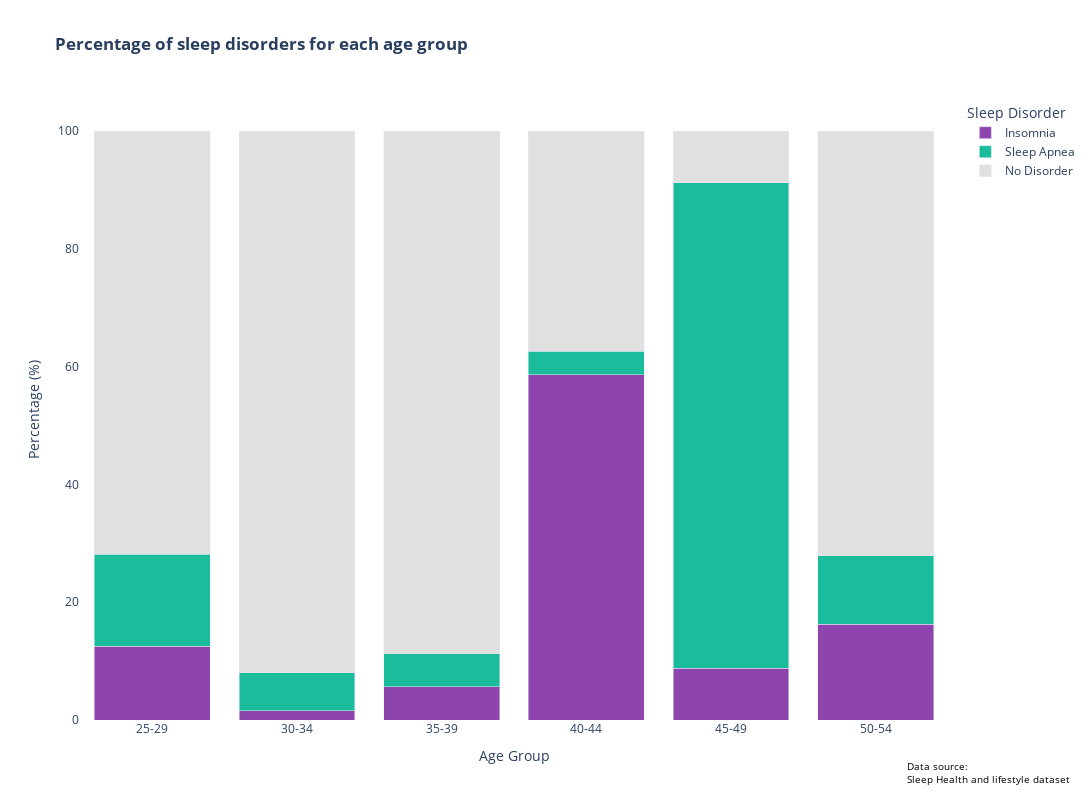

Notebook code cell kept with this figure:
### Code cell
fig = px.bar(melted_df, x='Age Group', y='Percentage', color='Sleep Disorder', text=None,
             title='<b>Percentage of sleep disorders for each age group</b>',
             labels={'Age Group': 'Age Group', 'Percentage': 'Percentage', 'Sleep Disorder': 'Sleep Disorder'},
             category_orders={'Sleep Disorder': ['Insomnia', 'Sleep Apnea', 'None']},
             color_discrete_map={'Insomnia': '#8e44ad', 'Sleep Apnea': '#1abc9c', 'No Disorder': '#E0E0E0'}
             )


fig.update_layout(
    barmode='stack',
    xaxis={'categoryorder':'category ascending'},
    yaxis={'title': 'Percentage (%)', 'tickformat':''},
    plot_bgcolor='rgba(255,255,255,255)', 
    paper_bgcolor='rgba(255,255,255,255)',
    showlegend = True,
    width=1500,  
    height=800  
)

fig.add_annotation(
    x=0.95,  
    y=-0.06,  
    text="Data source:<br>Sleep Health and lifestyle dataset", 
    showarrow=False,  
    font=dict(size=10, color="black"),  
    align="left",  
    xanchor="left",  
    yanchor="top",  
    xref="paper", 
    yref="paper",  
)

for trace in fig.data:
    trace.customdata = melted_df[melted_df['Sleep Disorder'] == trace.name]['Sleep Disorder']
    trace.hovertemplate = '%{customdata}<br>%{x}<br>%{y:.3f}%'
    trace.hoverlabel = {'namelength': 0}


fig.show()

### Figure 1 — Plotly figure (JSON) as saved in the notebook; plotly's stock layout.template omitted (floating-point values rounded to 4 significant figures)
{"data": [{"customdata": ["Insomnia", "Insomnia", "Insomnia", "Insomnia", "Insomnia", "Insomnia"], "hoverlabel": {"namelength": 0}, "hovertemplate": "%{customdata}<br>%{x}<br>%{y:.3f}%", "legendgroup": "Insomnia", "marker": {"color": "#8e44ad", "pattern": {"shape": ""}}, "name": "Insomnia", "orientation": "v", "showlegend": true, "textposition": "auto", "type": "bar", "x": ["25-29", "30-34", "35-39", "40-44", "45-49", "50-54"], "xaxis": "x", "y": [12.5, 1.613, 5.634, 58.59, 8.824, 16.28], "yaxis": "y"}, {"customdata": ["Sleep Apnea", "Sleep Apnea", "Sleep Apnea", "Sleep Apnea", "Sleep Apnea", "Sleep Apnea"], "hoverlabel": {"namelength": 0}, "hovertemplate": "%{customdata}<br>%{x}<br>%{y:.3f}%", "legendgroup": "Sleep Apnea", "marker": {"color": "#1abc9c", "pattern": {"shape": ""}}, "name": "Sleep Apnea", "orientation": "v", "showlegend": true, "textposition": "auto", "type": "bar", "x": ["25-29", "30-34", "35-39", "40-44", "45-49", "50-54"], "xaxis": "x", "y": [15.62, 6.452, 5.634, 4.04, 82.35, 11.63], "yaxis": "y"}, {"customdata": ["No Disorder", "No Disorder", "No Disorder", "No Disorder", "No Disorder", "No Disorder"], "hoverlabel": {"namelength": 0}, "hovertemplate": "%{customdata}<br>%{x}<br>%{y:.3f}%", "legendgroup": "No Disorder", "marker": {"color": "#E0E0E0", "pattern": {"shape": ""}}, "name": "No Disorder", "orientation": "v", "showlegend": true, "textposition": "auto", "type": "bar", "x": ["25-29", "30-34", "35-39", "40-44", "45-49", "50-54"], "xaxis": "x", "y": [71.88, 91.94, 88.73, 37.37, 8.824, 72.09], "yaxis": "y"}], "layout": {"annotations": [{"align": "left", "font": {"color": "black", "size": 10}, "showarrow": false, "text": "Data source:<br>Sleep Health and lifestyle dataset", "x": 0.95, "xanchor": "left", "xref": "paper", "y": -0.06, "yanchor": "top", "yref": "paper"}], "barmode": "stack", "height": 800, "legend": {"title": {"text": "Sleep Disorder"}, "tracegroupgap": 0}, "paper_bgcolor": "rgba(255,255,255,255)", "plot_bgcolor": "rgba(255,255,255,255)", "showlegend": true, "title": {"text": "<b>Percentage of sleep disorders for each age group</b>"}, "width": 1500, "xaxis": {"anchor": "y", "categoryorder": "category ascending", "domain": [0, 1], "title": {"text": "Age Group"}}, "yaxis": {"anchor": "x", "domain": [0, 1], "tickformat": "", "title": {"text": "Percentage (%)"}}}}
